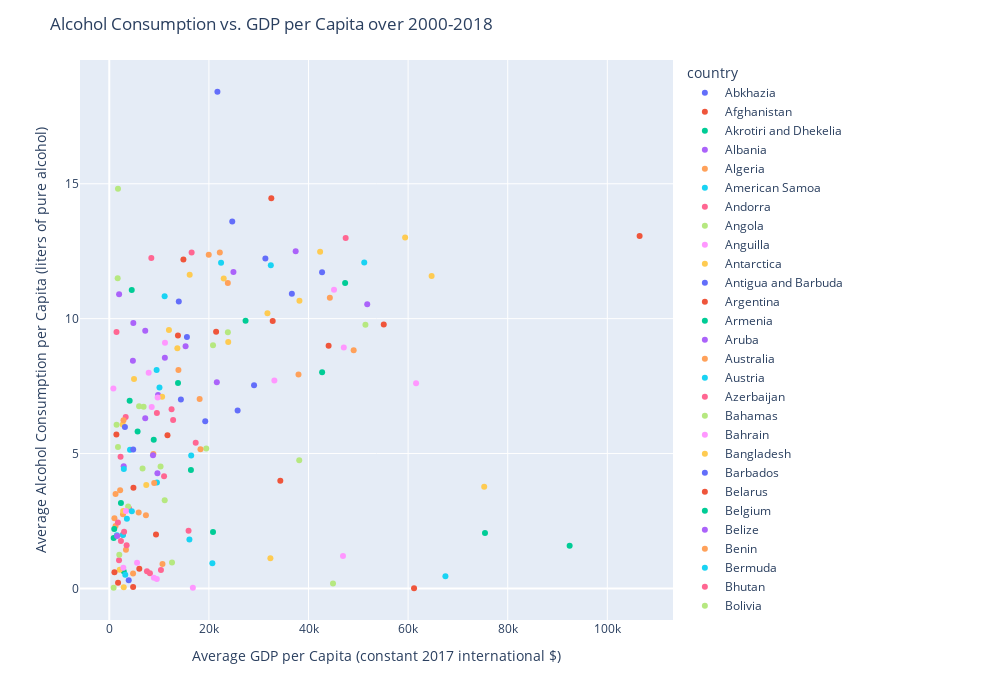

Notebook cell for this chart:
### Code cell
# Ok. Now, Lets do an interactive plot.
# We can visualize relationship between alcohol use level and GDP per capita.

import plotly.express as px

# Calculate average consumption and GDP per capita for each country
avg_consumption = df.groupby('country')['alcohol_consumption_per_capita'].mean()
avg_gdp = df.groupby('country')['gdp_per_capita_ppp'].mean()

# Create a new df with average values
avg_df = pd.DataFrame({'country': avg_consumption.index, 'avg_consumption': avg_consumption.values, 'avg_gdp': avg_gdp.values})

# Plot the average consumption vs. average GDP per capita
fig = px.scatter(avg_df, x="avg_gdp", y="avg_consumption", color="country")
fig.update_layout(
    title="Alcohol Consumption vs. GDP per Capita over 2000-2018",
    xaxis_title="Average GDP per Capita (constant 2017 international $)",
    yaxis_title="Average Alcohol Consumption per Capita (liters of pure alcohol)",
    width=1000,
    height=700 
)

fig.write_html("graphs/alcohol_consumption_vs_gdp.html")

fig.show()
